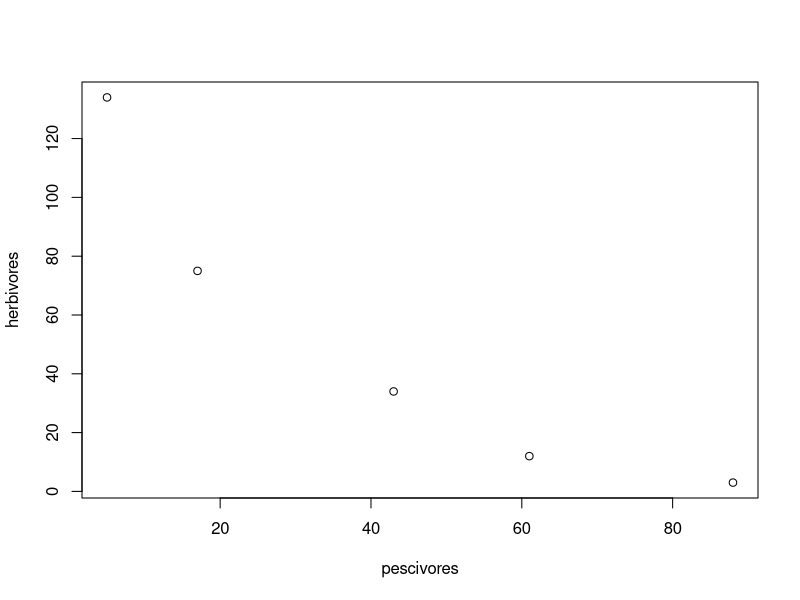
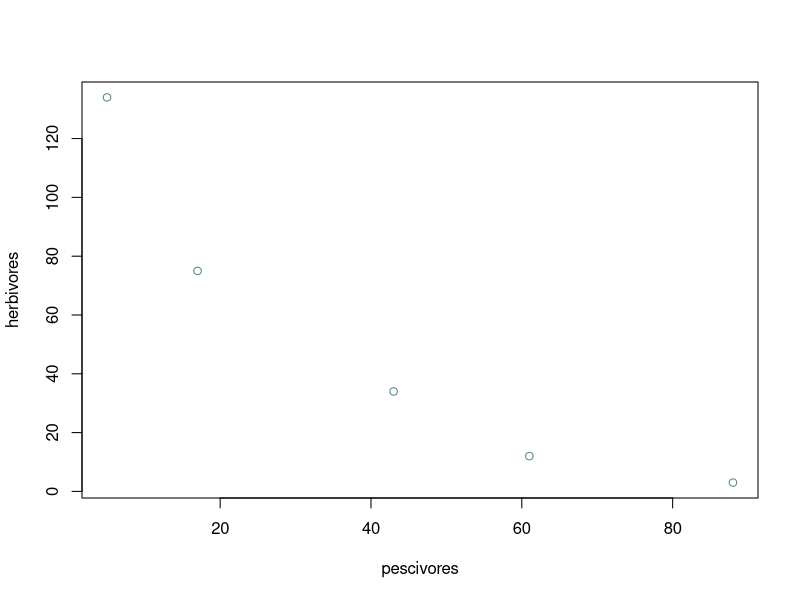
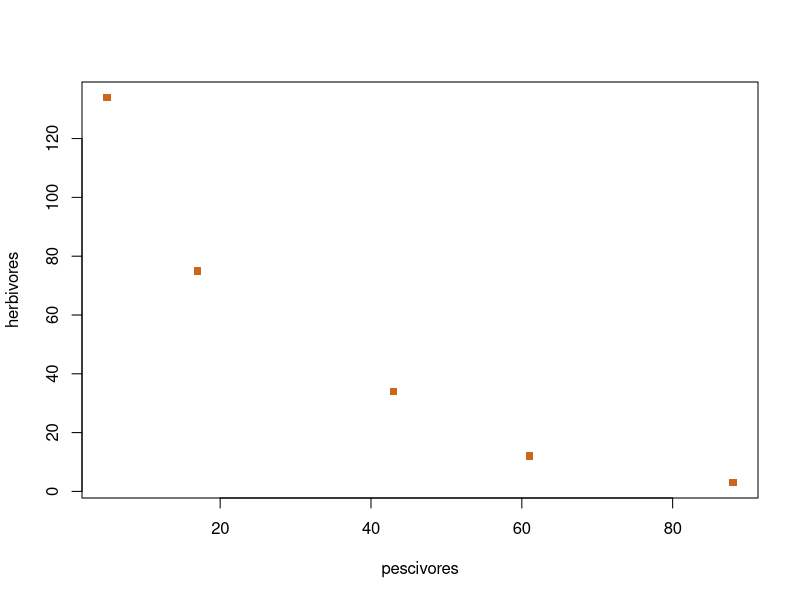
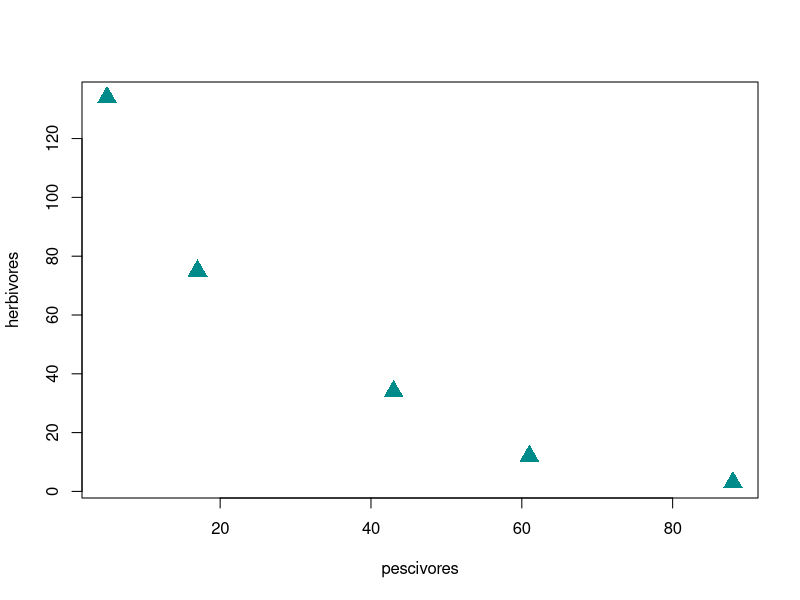
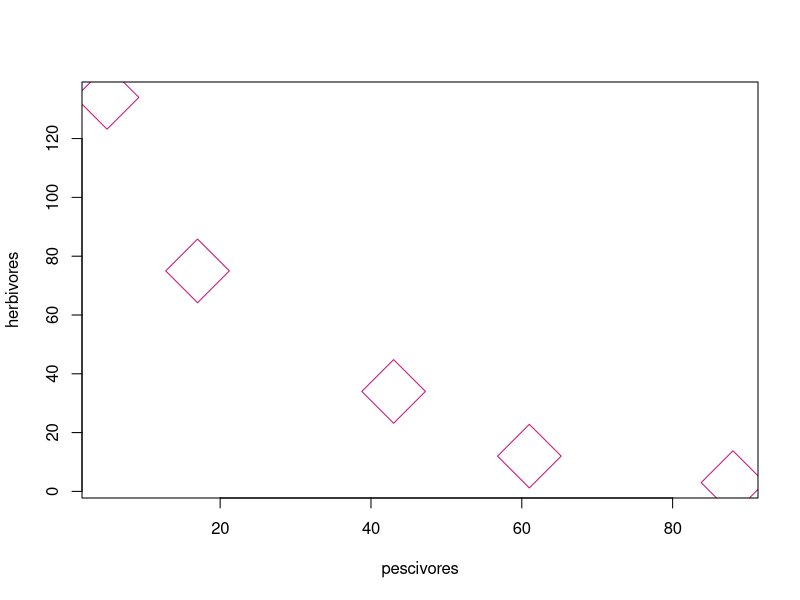
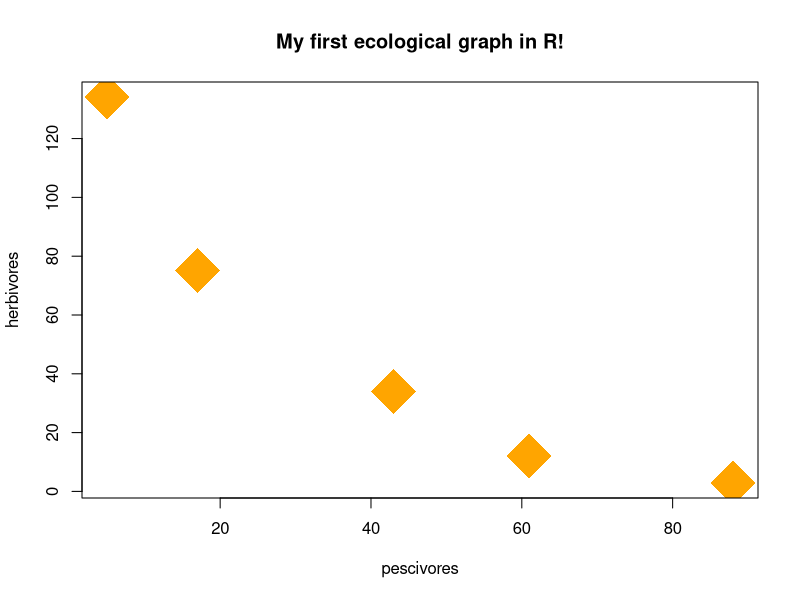

R code for these plots, in order:
### first R introduction to monitoring'''''''''''''''''''''''''''''''''''''''''''''''''''''''''''''''''''''''''''''''''''''''''''''''''''''''
# this is a first code script to get a basic understanding of R and how to use it

# first create an array using the concatenate function ~c()
pescivores <- c(5, 17, 43, 61, 88)  
pescivores

# then create a second set of data
herbivores <- c(134, 75, 34, 12, 3)
herbivores

# now we create a first plot in R using ~plot()
plot(pescivores, herbivores)

# we can add different elements to this plot
plot(pescivores, herbivores, col = "cadetblue4") # change the color (look at r-charts.com for different colours)

plot(pescivores, herbivores, col = "chocolate3", pch = 15) # change the shape of the points

plot(pescivores, herbivores, col = "cyan4", pch = 17, cex = 2) # change the scale of the points

plot(pescivores, herbivores, col = "deeppink3", pch = 5, cex = 6) # go even bigger

# we can add simple titles
plot(pescivores, herbivores, col = "orange", pch = 18, cex = 6, main = "My first ecological graph in R!")

# next we create a dataframe
ecodata <- data.frame(pescivores, herbivores)
ecodata

# we can do simple calculations, like mean number of individuals per site
(5 + 17 + 43 + 61 + 88)/5 # 42.8

# to see some summary statistics of the dataframe use function ~summary()
summary(ecodata) 
# pescivores     herbivores   
# Min.   : 5.0   Min.   :  3.0  
# 1st Qu.:17.0   1st Qu.: 12.0  
# Median :43.0   Median : 34.0  
# Mean   :42.8   Mean   : 51.6  
# 3rd Qu.:61.0   3rd Qu.: 75.0  
# Max.   :88.0   Max.   :134.0  
